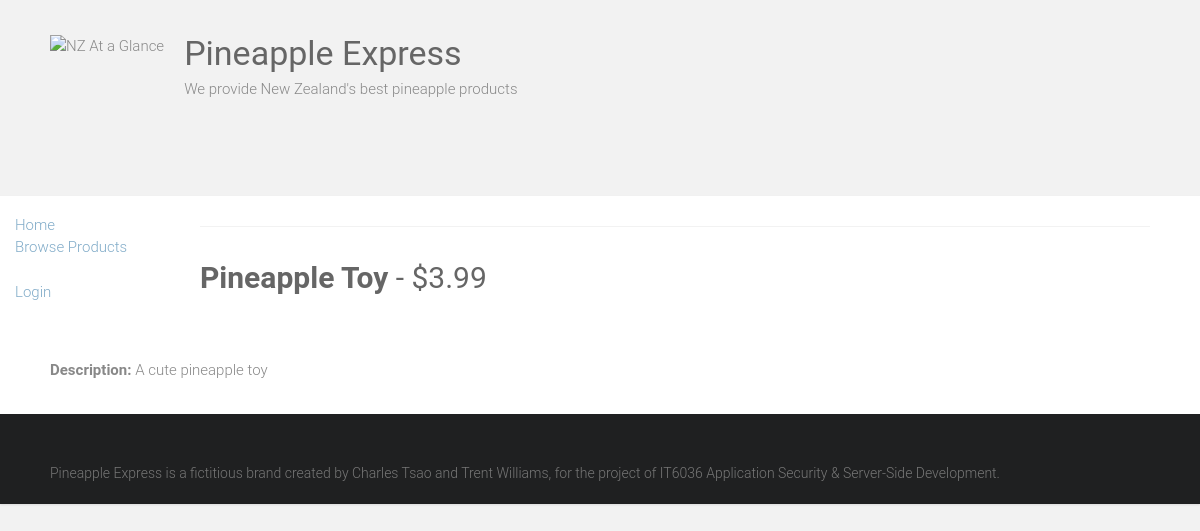
Screenshot of /pineapple/products/6 with the database file from the repository.
### pineapple/models.py (models this page shows, shortened)
class Product(models.Model):
    name = models.CharField(max_length=150, db_index=True)
    price = models.DecimalField(max_digits=8, decimal_places=2)
    description = models.TextField(blank=True)
    quantity = models.IntegerField(blank=True)
    datelastorder = models.DateTimeField(blank=True)
    image = models.ImageField(upload_to='product_image', blank=True)

### pineapple/views.py (the view)
# urls.py: path('products/<int:pk>', views.ProductDetailView.as_view(), name='product_detail'),
class ProductDetailView(generic.DetailView):
    model = Product

### pineapple/templates/pineapple/product_detail.html
{% extends "base.html" %}
{% block content %}
<div>
  <h1><strong>{{product.name|capfirst}}</strong> - ${{product.price}}</h1>
  <br><br>
  <p><b>Description:</b> {{ product.description}} </p>
  <br>
</div>
{% endblock %}

### static/style.css (style rules this page uses)
html, body, div, span, applet, object, iframe, h1, h2, h3, h4, h5, h6, p, blockquote, pre, a, abbr, acronym, address, big, cite, code, del, dfn, em, font, ins, kbd, q, s, samp, small, strike, strong, sub, sup, tt, var, dl, dt, dd, ol, ul, li, fieldset, form, label, legend, table, caption, tbody, tfoot, thead, tr, th, td { border: 0; font: inherit; font-size: 100%; font-style: inherit; font-weight: inherit; margin: 0; outline: 0; padding: 0; vertical-align: baseline; }
html { overflow-y: scroll; -webkit-text-size-adjust: 100%; -ms-text-size-adjust: 100%; }
h1, h2, h3, h4, h5, h6 { color: #666666; line-height: 1.4; padding-bottom: 15px; font-weight: normal; }
h1 { font-size: 30px; }
body, button, input, select, textarea { color: #888888; font-size: 15px; line-height: 1.5; font-family: 'Roboto', sans-serif; font-weight: 300; }
p { color: #888888; font-size: 15px; line-height: 1.5; margin-bottom: 15px; font-weight: 300; }
body { background: #f2f2f2; }
strong { font-weight: bold; }
body { padding-top: 30px; padding-bottom: 30px; }
body.wide { padding-top: 0; padding-bottom: 0; }
.single-page p { margin-bottom: 10px; }

### rows the page displays
Product: name "Pineapple Toy", price "3.99", description "A cute pineapple toy"
